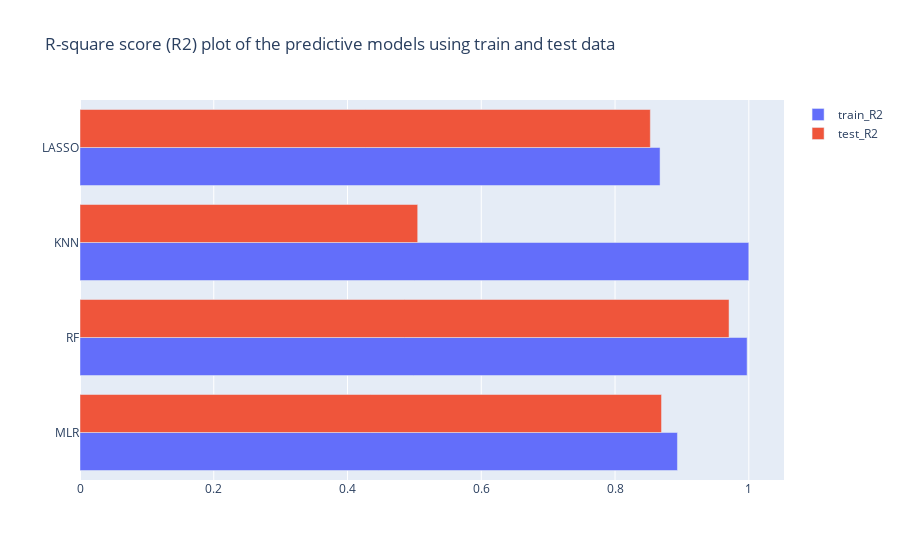

Write notebook code for a chart like this one.
### Code cell
y=['MLR', 'RF', 'KNN', 'LASSO']
x1= r_Model.loc['train_R2']
x2= r_Model.loc['test_R2']

trace1 = go.Bar(y=y, x=x1, name='train_R2', orientation='h')
trace2 = go.Bar(y=y, x=x2, name='test_R2', orientation='h')

data = [trace1, trace2]

layout = go.Layout(barmode='group', title='R-square score (R2) plot of the predictive models using train and test data')

fig = go.Figure(data=data, layout=layout)
fig.show()

### Figure 1 — Plotly figure (JSON) as saved in the notebook; plotly's stock layout.template omitted (floating-point values rounded to 4 significant figures)
{"data": [{"name": "train_R2", "orientation": "h", "type": "bar", "x": [0.8933, 0.9975, 1.0, 0.8673], "y": ["MLR", "RF", "KNN", "LASSO"]}, {"name": "test_R2", "orientation": "h", "type": "bar", "x": [0.8695, 0.9705, 0.5049, 0.8528], "y": ["MLR", "RF", "KNN", "LASSO"]}], "layout": {"barmode": "group", "title": {"text": "R-square score (R2) plot of the predictive models using train and test data"}}}
